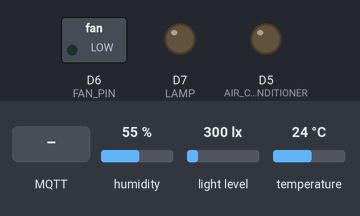
This sketch was run on a simulated ESP8266 (NodeMCU). On the bench: switched loads named in the sketch (green lamp = pin HIGH), output pins drawn as LEDs (lit = HIGH). The test bench sets the inputs (shaded band); at power-on: humidity 55 %, light level 300 lx, temperature 24 °C. WiFi joins after 1.5 s; servers stay silent unless stated; network time is answered at once with the bench clock; the local clock reads 2024-03-15 10:24:30 at power-on unless the sketch sets it; no MQTT or app messages arrive unless stated; what the sketch prints to the serial monitor is not drawn.

Above: at 2.7 s.
2.8 s: MQTT message "on" arrives on the first subscribed topic
At 3.4 s:
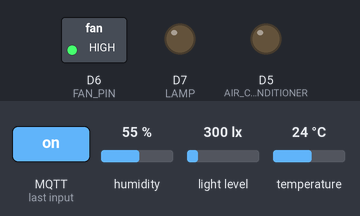
4.5 s: MQTT message "on" arrives on the second subscribed topic
At 5.0 s:
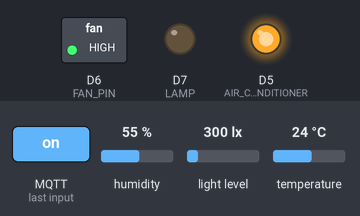
6.0 s: MQTT message "iot/fan" arrives on the first subscribed topic
At 7.1 s:
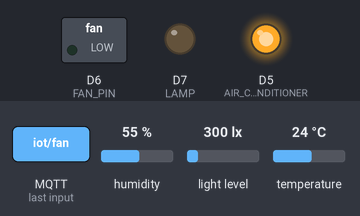
7.5 s: MQTT message "on" arrives on the third subscribed topic
At 8.5 s:
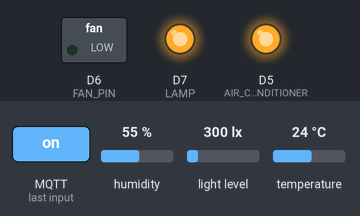
9.0 s: MQTT message "iot/fan" arrives on the second subscribed topic
At 9.7 s:
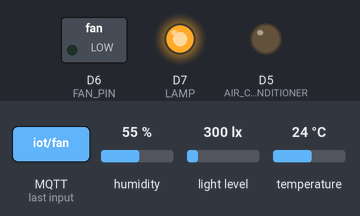
10.5 s: MQTT message "iot/fan" arrives on the third subscribed topic
At 10.8 s:
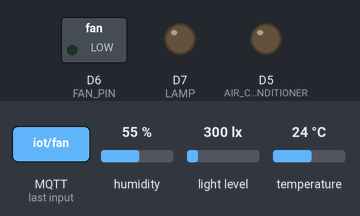
Timing chart, 0 to 13.0 s (numbered marks = the images above; inputs shaded):
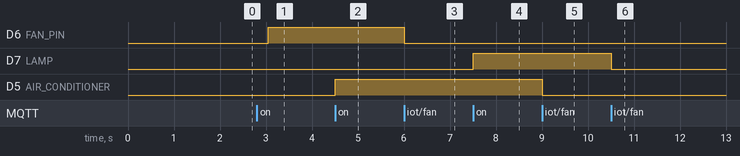

Measured:
- after the input at 2.8 s, D6 (FAN_PIN): LOW → HIGH after 0.25 s
- after the input at 4.5 s, D5 (AIR_CONDITIONER): LOW → HIGH at once
- after the input at 6.0 s, D6 (FAN_PIN): HIGH → LOW at once
- after the input at 7.5 s, D7 (LAMP): LOW → HIGH at once
- after the input at 9.0 s, D5 (AIR_CONDITIONER): HIGH → LOW at once
- after the input at 10.5 s, D7 (LAMP): HIGH → LOW at once

The sketch:

sketch_aug18a.ino
```cpp
#include <ESP8266WiFi.h>
#include <PubSubClient.h>
#include <Wire.h>
#include <DHT.h>
#include <BH1750.h>
#include <NTPClient.h>
#include <WiFiUdp.h>

// ====== PIN CONFIGURATION ======
#define DHTPIN D4
#define DHTTYPE DHT11
#define LAMP D7
#define FAN_PIN D6
#define AIR_CONDITIONER D5
#define SDA_PIN D3
#define SCL_PIN D2

// ====== SENSOR OBJECTS ======
DHT dht(DHTPIN, DHTTYPE);
BH1750 lightMeter;

// ====== WIFI & MQTT CONFIG ======
const char* ssid = "WALKER #25133";
const char* password = "66669999";
const char* mqtt_broker = "172.20.10.7";
const int mqtt_port = 1883;
const char* mqtt_username = "iotuser";
const char* mqtt_password = "iotpass";

// ====== MQTT TOPICS ======
const char* topicFan = "iot/fan";
const char* topicAir = "iot/air";
const char* topicLamp = "iot/lamp";
const char* topicSensor = "sensor/datas";

WiFiClient espClient;
PubSubClient client(espClient);
WiFiUDP ntpUDP;
NTPClient timeClient(ntpUDP, "pool.ntp.org", 7 * 3600, 60000); // GMT+7

// ====== WIFI CONNECT ======
void connectWifi() {
  Serial.println("\n🔌 Connecting WiFi...");
  WiFi.begin(ssid, password);

  unsigned long startAttempt = millis();
  while (WiFi.status() != WL_CONNECTED && millis() - startAttempt < 15000) {
    client.loop();   // vẫn xử lý MQTT trong khi chờ Wi-Fi
    yield();
  }

  if (WiFi.status() == WL_CONNECTED) {
    Serial.println("✅ WiFi connected!");
    Serial.print("IP: ");
    Serial.println(WiFi.localIP());
  } else {
    Serial.println("❌ WiFi failed, retrying...");
  }
}

// ====== DEVICE CONTROL ======
void setFan(bool status) {
  digitalWrite(FAN_PIN, status ? HIGH : LOW);
  client.publish("iot/fan/status", status ? "on" : "off");
}

void setAirConditioner(bool status) {
  digitalWrite(AIR_CONDITIONER, status ? HIGH : LOW);
  client.publish("iot/air/status", status ? "on" : "off");
}

void setLamp(bool status) {
  digitalWrite(LAMP, status ? HIGH : LOW);
  client.publish("iot/lamp/status", status ? "on" : "off");
}

// ====== MQTT CALLBACK ======
void callback(char* topic, byte* payload, unsigned int length) {
  payload[length] = '\0';
  String message = String((char*)payload);

  if (strcmp(topic, "iot/fan") == 0)
    setFan(message == "on");
  else if (strcmp(topic, "iot/air") == 0)
    setAirConditioner(message == "on");
  else if (strcmp(topic, "iot/lamp") == 0)
    setLamp(message == "on");
}

// ====== MQTT CONNECTION ======
void connectMqtt() {
  client.setServer(mqtt_broker, mqtt_port);
  client.setCallback(callback);
}

void reconnect() {
  static unsigned long lastAttempt = 0;
  if (millis() - lastAttempt < 3000) return;  // tránh spam
  lastAttempt = millis();

  if (!client.connected()) {
    Serial.print("🔄 MQTT reconnecting...");
    if (client.connect("ESP8266Client", mqtt_username, mqtt_password)) {
      Serial.println(" ✅ Connected");
      client.subscribe(topicFan);
      client.subscribe(topicAir);
      client.subscribe(topicLamp);

      // ✅ Gửi lại trạng thái thiết bị hiện tại ngay sau khi kết nối thành công
      client.publish("iot/fan/status", digitalRead(FAN_PIN) ? "on" : "off", true);
      client.publish("iot/air/status", digitalRead(AIR_CONDITIONER) ? "on" : "off", true);
      client.publish("iot/lamp/status", digitalRead(LAMP) ? "on" : "off", true);
    } else {
      Serial.print("❌ MQTT failed, rc=");
      Serial.println(client.state());
    }
  }
}

// ====== PUBLISH SENSOR DATA ======
void readSensorsAndPublish() {
  float humidity = dht.readHumidity();
  float temperature = dht.readTemperature();
  float lux = lightMeter.readLightLevel();
  if (lux < 0) lux = 0; // trường hợp gửi -2 lên server do lỗi cảm biến
  if (isnan(humidity) || isnan(temperature) || isnan(lux)) {
    Serial.println("⚠️ Sensor read error!");
    return;
  }

  String payload = "{\"temp\":" + String(temperature, 1) +
                   ",\"humid\":" + String(humidity, 1) +
                   ",\"light\":" + String(lux, 1) + "}";

  bool ok = client.publish(topicSensor, payload.c_str());
  String nowStr = timeClient.getFormattedTime();

  Serial.printf("[%s] PUB -> %s : %s %s\n",
                nowStr.c_str(), topicSensor, payload.c_str(), ok ? "[OK]" : "[FAIL]");
}

// ====== SETUP ======
void setup() {
  Serial.begin(115200);
  pinMode(FAN_PIN, OUTPUT);
  pinMode(AIR_CONDITIONER, OUTPUT);
  pinMode(LAMP, OUTPUT);
  digitalWrite(LAMP, LOW);
  digitalWrite(FAN_PIN, LOW);
  digitalWrite(AIR_CONDITIONER, LOW);

  connectWifi();
  connectMqtt();
  dht.begin();
  Wire.begin(SDA_PIN, SCL_PIN);
  lightMeter.begin();
  timeClient.begin();
}

// ====== LOOP ======
void loop() {
  if (WiFi.status() != WL_CONNECTED) connectWifi();
  if (!client.connected()) reconnect();

  client.loop();
  timeClient.update();

  static unsigned long lastSend = 0;
  unsigned long now = millis();
  const unsigned long interval = 2000;

  if (now - lastSend >= interval) {
    lastSend = now;
    readSensorsAndPublish();
  }
}
```
